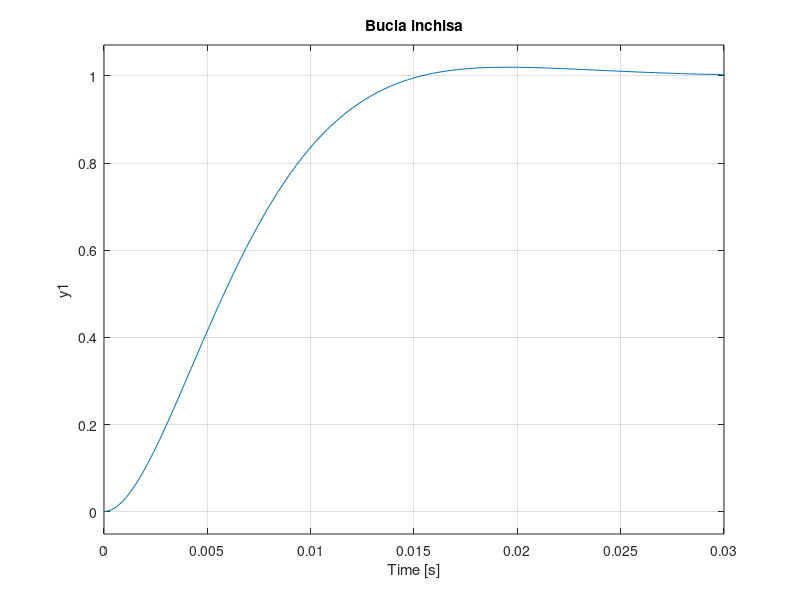

This chart was generated by the following MATLAB code: (Note: this script raises an error after producing the figure.)
clc
clear
close all

%Date
Uin = 48;       % V
Uout = 10;      % V
L = 0.001405155; % H
C = 0.00078125;   % F
R = 0.4;         % Ohm
f = 1500;        % Hz
miu = 0.208;     % Duty cycle
sigma = 0.02;
tr = 0.02;
s=tf('s');
%HP
numP = Uin/(L*C);
denP = [1, 1/(R*C), 1/(L*C)];
Hp = tf(numP, denP); 
%Țita
tita = -log(sigma)/sqrt(pi^2 + (log(sigma))^2);
wn = 4/(tita * tr);
Ho = wn^2 / (s^2 + 2*tita*wn*s + wn^2);
%Hc(s) Controller-ul
Hc = minreal( inv(Hp) * (Ho/(1 - Ho)) );
%Verificam bucla inchisa
Loop = minreal(Hc * Hp);
bucla_inchisa = feedback(Loop, 1);

figure; step(bucla_inchisa); grid on;
title('Bucla inchisa')
stepinfo(bucla_inchisa)

%%Verificare Controller 
PWM_freq = 1500;
PWM_period = 1/PWM_freq;
Ts1 = PWM_period/10;   
Ts2 = PWM_period;      
Hc_d1 = c2d(Hc, Ts1, 'zoh');   
Hc_d2 = c2d(Hc, Ts2, 'zoh');   

%%Testare Discreta
Hp_d1 = c2d(Hp, Ts1, 'zoh');
Hp_d2 = c2d(Hp, Ts2, 'zoh');
Closed_d1 = feedback(Hc_d1 * Hp_d1, 1);
Closed_d2 = feedback(Hc_d2 * Hp_d2, 1);
figure; step(Closed_d1); title('Bucla inchisa Ts = PWM/10');
figure; step(Closed_d2); title('Bucla inchisa Ts = PWM');

        
